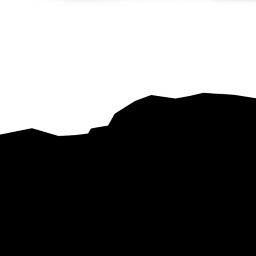
#> input picture test1/label/frame_0499.jpg, 256 x 256 px, found by its file name
$ python verse.py
#> lines starting #> are read from the running program, lines starting #| are printed output that depends on the picture
from PIL import Image, ImageOps

def invert_image_colors(input_image_path, output_image_path):
    # Load the image
    image = Image.open(input_image_path)
#> image is the input picture: PIL image 256x256 RGB; min 0, max 255, mean 112.1

    # Invert the colors
    inverted_image = ImageOps.invert(image.convert('RGB'))
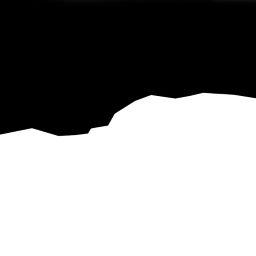
#> inverted_image: PIL image 256x256 RGB; min 0, max 255, mean 142.9

    # Save the inverted image
    inverted_image.save(output_image_path)

# 示例用法
input_image_path = '/home/agou/vv/MedSegDiff/UAVDCD/label/frame_0499.jpg'
output_image_path = '/home/agou/vv/MedSegDiff/UAVDCD/label/frame_0499.jpg'
invert_image_colors(input_image_path, output_image_path)

$ run again, with test1/label/frame_00024.jpg copied over test1/label/frame_0499.jpg
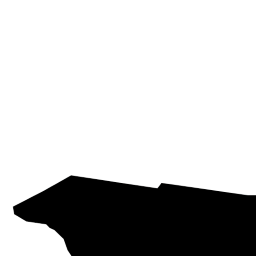
#> input picture test1/label/frame_00024.jpg, 256 x 256 px, found by its file name
#> in invert_image_colors, image is the input picture: PIL image 256x256 RGBA; mean R, G, B, A 196.4, 196.4, 196.4, 255
#> in invert_image_colors, `inverted_image = ImageOps.invert(image.convert('RGB'))`:
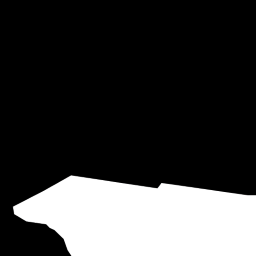
#> inverted_image: PIL image 256x256 RGB; mean R, G, B 58.6, 58.6, 58.6

$ run again, with test1/label/frame_00064.jpg copied over test1/label/frame_0499.jpg
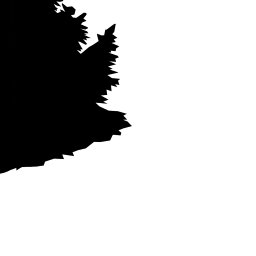
#> input picture test1/label/frame_00064.jpg, 256 x 256 px, found by its file name
#> in invert_image_colors, image is the input picture: PIL image 256x256 RGBA; mean R, G, B, A 190.4, 190.4, 190.4, 255
#> in invert_image_colors, `inverted_image = ImageOps.invert(image.convert('RGB'))`:
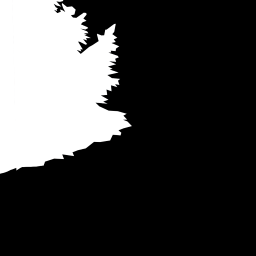
#> inverted_image: PIL image 256x256 RGB; mean R, G, B 64.6, 64.6, 64.6

$ run again, with test1/label/frame_0014.jpg copied over test1/label/frame_0499.jpg
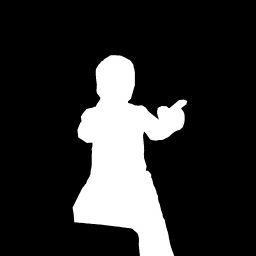
#> input picture test1/label/frame_0014.jpg, 256 x 256 px, found by its file name
#> in invert_image_colors, image is the input picture: PIL image 256x256 RGB; min 0, max 255, mean 46.3
#> in invert_image_colors, `inverted_image = ImageOps.invert(image.convert('RGB'))`:
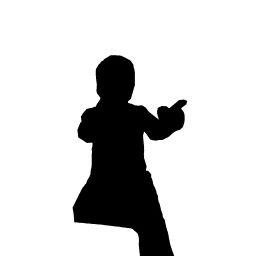
#> inverted_image: PIL image 256x256 RGB; min 0, max 255, mean 208.7
